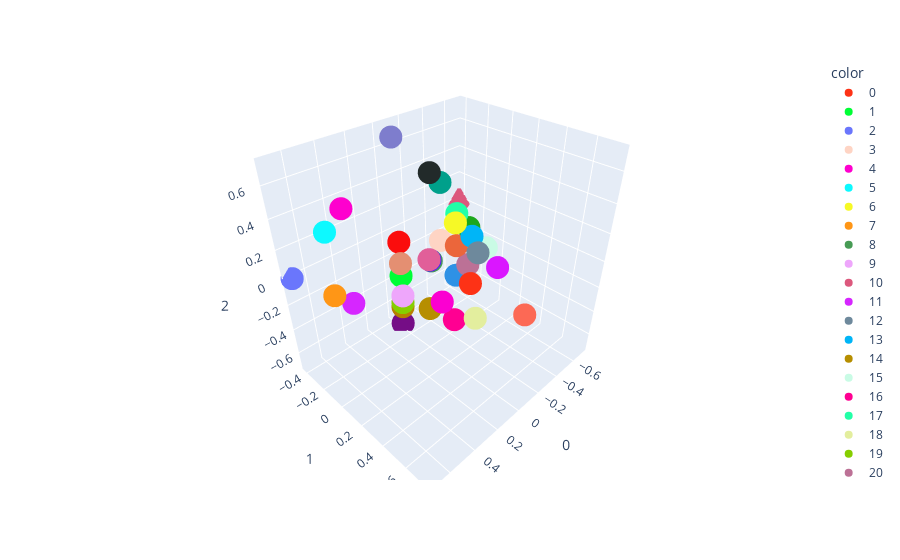

Source (notebook cell):
### Code cell
def run_visualization_pca(beliefs):
    pca = PCA(n_components=3)
    pca.fit(beliefs)

    return pca



def visualize_ground_truth_simplex_3d(beliefs, belief_labels, pca):

    beliefs_pca = pca.transform(beliefs)

    colors = px.colors.qualitative.Light24 + px.colors.qualitative.Dark24 + px.colors.qualitative.Plotly
    fig = px.scatter_3d(beliefs_pca, x=0, y=1, z=2,
                        color=[str(i) for i in belief_labels],
                        color_discrete_sequence=colors)
    fig.show()

vis_pca = run_visualization_pca(list(msp_belief_index.keys()))
index = list(msp_belief_index.values())
visualize_ground_truth_simplex_3d(list(msp_belief_index.keys()),
                                  list(msp_belief_index.values()),
                                  vis_pca)

### Figure 1 — Plotly figure (JSON) as saved in the notebook; plotly's stock layout.template omitted (floating-point values rounded to 4 significant figures)
{"data": [{"hovertemplate": "color=0<br>0=%{x}<br>1=%{y}<br>2=%{z}<extra></extra>", "legendgroup": "0", "marker": {"color": "#FD3216", "symbol": "circle"}, "mode": "markers", "name": "0", "scene": "scene", "showlegend": true, "type": "scatter3d", "x": [-0.1768], "y": [0.2009], "z": [-0.1768]}, {"hovertemplate": "color=1<br>0=%{x}<br>1=%{y}<br>2=%{z}<extra></extra>", "legendgroup": "1", "marker": {"color": "#00FE35", "symbol": "circle"}, "mode": "markers", "name": "1", "scene": "scene", "showlegend": true, "type": "scatter3d", "x": [0.2357], "y": [0.01605], "z": [-5.951e-17]}, {"hovertemplate": "color=2<br>0=%{x}<br>1=%{y}<br>2=%{z}<extra></extra>", "legendgroup": "2", "marker": {"color": "#6A76FC", "symbol": "circle"}, "mode": "markers", "name": "2", "scene": "scene", "showlegend": true, "type": "scatter3d", "x": [0.7071], "y": [-0.4166], "z": [-6.228e-16]}, {"hovertemplate": "color=3<br>0=%{x}<br>1=%{y}<br>2=%{z}<extra></extra>", "legendgroup": "3", "marker": {"color": "#FED4C4", "symbol": "circle"}, "mode": "markers", "name": "3", "scene": "scene", "showlegend": true, "type": "scatter3d", "x": [-0.4714], "y": [-0.3746], "z": [-0.2357]}, {"hovertemplate": "color=4<br>0=%{x}<br>1=%{y}<br>2=%{z}<extra></extra>", "legendgroup": "4", "marker": {"color": "#FE00CE", "symbol": "circle"}, "mode": "markers", "name": "4", "scene": "scene", "showlegend": true, "type": "scatter3d", "x": [0.3536], "y": [-0.3537], "z": [0.3536]}, {"hovertemplate": "color=5<br>0=%{x}<br>1=%{y}<br>2=%{z}<extra></extra>", "legendgroup": "5", "marker": {"color": "#0DF9FF", "symbol": "circle"}, "mode": "markers", "name": "5", "scene": "scene", "showlegend": true, "type": "scatter3d", "x": [0.4714], "y": [-0.3746], "z": [0.2357]}, {"hovertemplate": "color=6<br>0=%{x}<br>1=%{y}<br>2=%{z}<extra></extra>", "legendgroup": "6", "marker": {"color": "#F6F926", "symbol": "circle"}, "mode": "markers", "name": "6", "scene": "scene", "showlegend": true, "type": "scatter3d", "x": [-2.219e-16], "y": [0.2324], "z": [0.3536]}, {"hovertemplate": "color=7<br>0=%{x}<br>1=%{y}<br>2=%{z}<extra></extra>", "legendgroup": "7", "marker": {"color": "#FF9616", "symbol": "circle"}, "mode": "markers", "name": "7", "scene": "scene", "showlegend": true, "type": "scatter3d", "x": [0.4714], "y": [-0.3746], "z": [-0.2357]}, {"hovertemplate": "color=8<br>0=%{x}<br>1=%{y}<br>2=%{z}<extra></extra>", "legendgroup": "8", "marker": {"color": "#479B55", "symbol": "circle"}, "mode": "markers", "name": "8", "scene": "scene", "showlegend": true, "type": "scatter3d", "x": [-0.3536], "y": [-0.3537], "z": [-0.3536]}, {"hovertemplate": "color=9<br>0=%{x}<br>1=%{y}<br>2=%{z}<extra></extra>", "legendgroup": "9", "marker": {"color": "#EEA6FB", "symbol": "circle"}, "mode": "markers", "name": "9", "scene": "scene", "showlegend": true, "type": "scatter3d", "x": [0.3536], "y": [0.1694], "z": [-3.036e-16]}, {"hovertemplate": "color=10<br>0=%{x}<br>1=%{y}<br>2=%{z}<extra></extra>", "legendgroup": "10", "marker": {"color": "#DC587D", "symbol": "circle"}, "mode": "markers", "name": "10", "scene": "scene", "showlegend": true, "type": "scatter3d", "x": [-0.7071], "y": [-0.4166], "z": [-1.232e-16]}, {"hovertemplate": "color=11<br>0=%{x}<br>1=%{y}<br>2=%{z}<extra></extra>", "legendgroup": "11", "marker": {"color": "#D626FF", "symbol": "circle"}, "mode": "markers", "name": "11", "scene": "scene", "showlegend": true, "type": "scatter3d", "x": [0.3536], "y": [-0.3537], "z": [-0.3536]}, {"hovertemplate": "color=12<br>0=%{x}<br>1=%{y}<br>2=%{z}<extra></extra>", "legendgroup": "12", "marker": {"color": "#6E899C", "symbol": "circle"}, "mode": "markers", "name": "12", "scene": "scene", "showlegend": true, "type": "scatter3d", "x": [-1.67e-16], "y": [0.4068], "z": [0.2357]}, {"hovertemplate": "color=13<br>0=%{x}<br>1=%{y}<br>2=%{z}<extra></extra>", "legendgroup": "13", "marker": {"color": "#00B5F7", "symbol": "circle"}, "mode": "markers", "name": "13", "scene": "scene", "showlegend": true, "type": "scatter3d", "x": [-0.1768], "y": [0.2009], "z": [0.1768]}, {"hovertemplate": "color=14<br>0=%{x}<br>1=%{y}<br>2=%{z}<extra></extra>", "legendgroup": "14", "marker": {"color": "#B68E00", "symbol": "circle"}, "mode": "markers", "name": "14", "scene": "scene", "showlegend": true, "type": "scatter3d", "x": [0.1768], "y": [0.2009], "z": [-0.1768]}, {"hovertemplate": "color=15<br>0=%{x}<br>1=%{y}<br>2=%{z}<extra></extra>", "legendgroup": "15", "marker": {"color": "#C9FBE5", "symbol": "circle"}, "mode": "markers", "name": "15", "scene": "scene", "showlegend": true, "type": "scatter3d", "x": [-0.3536], "y": [0.1694], "z": [-5.379e-17]}, {"hovertemplate": "color=16<br>0=%{x}<br>1=%{y}<br>2=%{z}<extra></extra>", "legendgroup": "16", "marker": {"color": "#FF0092", "symbol": "circle"}, "mode": "markers", "name": "16", "scene": "scene", "showlegend": true, "type": "scatter3d", "x": [-5.479e-16], "y": [0.2324], "z": [-0.3536]}, {"hovertemplate": "color=17<br>0=%{x}<br>1=%{y}<br>2=%{z}<extra></extra>", "legendgroup": "17", "marker": {"color": "#22FFA7", "symbol": "circle"}, "mode": "markers", "name": "17", "scene": "scene", "showlegend": true, "type": "scatter3d", "x": [-0.2357], "y": [0.01605], "z": [0.2357]}, {"hovertemplate": "color=18<br>0=%{x}<br>1=%{y}<br>2=%{z}<extra></extra>", "legendgroup": "18", "marker": {"color": "#E3EE9E", "symbol": "circle"}, "mode": "markers", "name": "18", "scene": "scene", "showlegend": true, "type": "scatter3d", "x": [-3.843e-16], "y": [0.4068], "z": [-0.2357]}, {"hovertemplate": "color=19<br>0=%{x}<br>1=%{y}<br>2=%{z}<extra></extra>", "legendgroup": "19", "marker": {"color": "#86CE00", "symbol": "circle"}, "mode": "markers", "name": "19", "scene": "scene", "showlegend": true, "type": "scatter3d", "x": [0.2828], "y": [0.0774], "z": [-0.1414]}, {"hovertemplate": "color=20<br>0=%{x}<br>1=%{y}<br>2=%{z}<extra></extra>", "legendgroup": "20", "marker": {"color": "#BC7196", "symbol": "circle"}, "mode": "markers", "name": "20", "scene": "scene", "showlegend": true, "type": "scatter3d", "x": [-0.2828], "y": [0.0774], "z": [-0.1414]}, {"hovertemplate": "color=21<br>0=%{x}<br>1=%{y}<br>2=%{z}<extra></extra>", "legendgroup": "21", "marker": {"color": "#7E7DCD", "symbol": "circle"}, "mode": "markers", "name": "21", "scene": "scene", "showlegend": true, "type": "scatter3d", "x": [-3.867e-16], "y": [-0.2907], "z": [0.7071]}, {"hovertemplate": "color=22<br>0=%{x}<br>1=%{y}<br>2=%{z}<extra></extra>", "legendgroup": "22", "marker": {"color": "#FC6955", "symbol": "circle"}, "mode": "markers", "name": "22", "scene": "scene", "showlegend": true, "type": "scatter3d", "x": [-5.711e-17], "y": [0.7555], "z": [2.948e-17]}, {"hovertemplate": "color=23<br>0=%{x}<br>1=%{y}<br>2=%{z}<extra></extra>", "legendgroup": "23", "marker": {"color": "#E48F72", "symbol": "circle"}, "mode": "markers", "name": "23", "scene": "scene", "showlegend": true, "type": "scatter3d", "x": [0.2828], "y": [0.0774], "z": [0.1414]}, {"hovertemplate": "color=24<br>0=%{x}<br>1=%{y}<br>2=%{z}<extra></extra>", "legendgroup": "24", "marker": {"color": "#2E91E5", "symbol": "circle"}, "mode": "markers", "name": "24", "scene": "scene", "showlegend": true, "type": "scatter3d", "x": [-0.2357], "y": [0.01605], "z": [-0.2357]}, {"hovertemplate": "color=25<br>0=%{x}<br>1=%{y}<br>2=%{z}<extra></extra>", "legendgroup": "25", "marker": {"color": "#E15F99", "symbol": "circle"}, "mode": "markers", "name": "25", "scene": "scene", "showlegend": true, "type": "scatter3d", "x": [0.1768], "y": [0.2009], "z": [0.1768]}, {"hovertemplate": "color=26<br>0=%{x}<br>1=%{y}<br>2=%{z}<extra></extra>", "legendgroup": "26", "marker": {"color": "#1CA71C", "symbol": "circle"}, "mode": "markers", "name": "26", "scene": "scene", "showlegend": true, "type": "scatter3d", "x": [-0.2828], "y": [0.0774], "z": [0.1414]}, {"hovertemplate": "color=27<br>0=%{x}<br>1=%{y}<br>2=%{z}<extra></extra>", "legendgroup": "27", "marker": {"color": "#FB0D0D", "symbol": "circle"}, "mode": "markers", "name": "27", "scene": "scene", "showlegend": true, "type": "scatter3d", "x": [0.2357], "y": [0.01605], "z": [0.2357]}, {"hovertemplate": "color=28<br>0=%{x}<br>1=%{y}<br>2=%{z}<extra></extra>", "legendgroup": "28", "marker": {"color": "#DA16FF", "symbol": "circle"}, "mode": "markers", "name": "28", "scene": "scene", "showlegend": true, "type": "scatter3d", "x": [-0.2357], "y": [0.3648], "z": [-2.603e-17]}, {"hovertemplate": "color=29<br>0=%{x}<br>1=%{y}<br>2=%{z}<extra></extra>", "legendgroup": "29", "marker": {"color": "#222A2A", "symbol": "circle"}, "mode": "markers", "name": "29", "scene": "scene", "showlegend": true, "type": "scatter3d", "x": [-0.3536], "y": [-0.3537], "z": [0.3536]}, {"hovertemplate": "color=30<br>0=%{x}<br>1=%{y}<br>2=%{z}<extra></extra>", "legendgroup": "30", "marker": {"color": "#B68100", "symbol": "circle"}, "mode": "markers", "name": "30", "scene": "scene", "showlegend": true, "type": "scatter3d", "x": [0.2357], "y": [0.01605], "z": [-0.2357]}, {"hovertemplate": "color=31<br>0=%{x}<br>1=%{y}<br>2=%{z}<extra></extra>", "legendgroup": "31", "marker": {"color": "#750D86", "symbol": "circle"}, "mode": "markers", "name": "31", "scene": "scene", "showlegend": true, "type": "scatter3d", "x": [-1.039e-15], "y": [-0.2907], "z": [-0.7071]}, {"hovertemplate": "color=32<br>0=%{x}<br>1=%{y}<br>2=%{z}<extra></extra>", "legendgroup": "32", "marker": {"color": "#EB663B", "symbol": "circle"}, "mode": "markers", "name": "32", "scene": "scene", "showlegend": true, "type": "scatter3d", "x": [-0.2357], "y": [0.01605], "z": [1.07e-16]}, {"hovertemplate": "color=33<br>0=%{x}<br>1=%{y}<br>2=%{z}<extra></extra>", "legendgroup": "33", "marker": {"color": "#511CFB", "symbol": "circle"}, "mode": "markers", "name": "33", "scene": "scene", "showlegend": true, "type": "scatter3d", "x": [-5.943e-17], "y": [0.01605], "z": [2.376e-17]}, {"hovertemplate": "color=34<br>0=%{x}<br>1=%{y}<br>2=%{z}<extra></extra>", "legendgroup": "34", "marker": {"color": "#00A08B", "symbol": "circle"}, "mode": "markers", "name": "34", "scene": "scene", "showlegend": true, "type": "scatter3d", "x": [-0.4714], "y": [-0.3746], "z": [0.2357]}, {"hovertemplate": "color=35<br>0=%{x}<br>1=%{y}<br>2=%{z}<extra></extra>", "legendgroup": "35", "marker": {"color": "#FB00D1", "symbol": "circle"}, "mode": "markers", "name": "35", "scene": "scene", "showlegend": true, "type": "scatter3d", "x": [0.2357], "y": [0.3648], "z": [-1.926e-16]}], "layout": {"legend": {"title": {"text": "color"}, "tracegroupgap": 0}, "margin": {"t": 60}, "scene": {"domain": {"x": [0, 1], "y": [0, 1]}, "xaxis": {"title": {"text": "0"}}, "yaxis": {"title": {"text": "1"}}, "zaxis": {"title": {"text": "2"}}}}}
